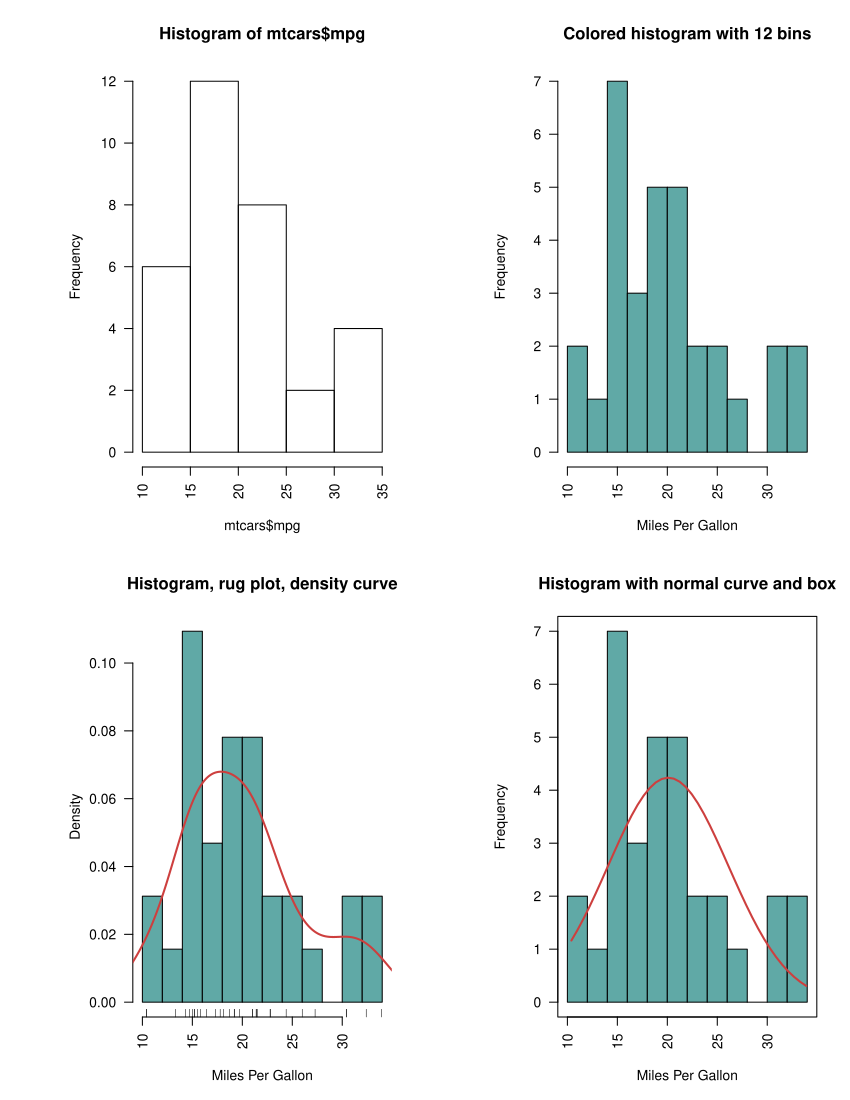

Reproduce this figure in R.
par(mfrow=c(2,2))

hist(mtcars$mpg)

hist(mtcars$mpg,
     breaks = 12,
     col = "#60a9a6",
     xlab = "Miles Per Gallon",
     main = "Colored histogram with 12 bins")

hist(mtcars$mpg, 
     freq = FALSE, 
     breaks = 12, 
     col = "#60a9a6", 
     xlab = "Miles Per Gallon", 
     main = "Histogram, rug plot, density curve")
rug(jitter(mtcars$mpg))
#这样将向每个数据点添加一个小的随机值，以避免重叠的点产生影响。
#轴须图（rug plot）:这条密度曲线是一个核密度估计(一维数据in fact)
lines(density(mtcars$mpg), col="#cd3f3e", lwd=2)
#density即为创建核密度曲线

x <- mtcars$mpg
h <- hist(x, 
          breaks = 12,
          col = "#60a9a6",
          xlab = "Miles Per Gallon",
          main = "Histogram with normal curve and box")
xfit <- seq(min(x), max(x), length=40)
yfit <- dnorm(xfit, mean = mean(x), sd=sd(x))
yfit <- yfit*diff(h$mids[1:2])*length(x)
lines(xfit, yfit, col = "#cd3f3e", lwd=2)
#此中线为正态线，与3图lines不同
box()
